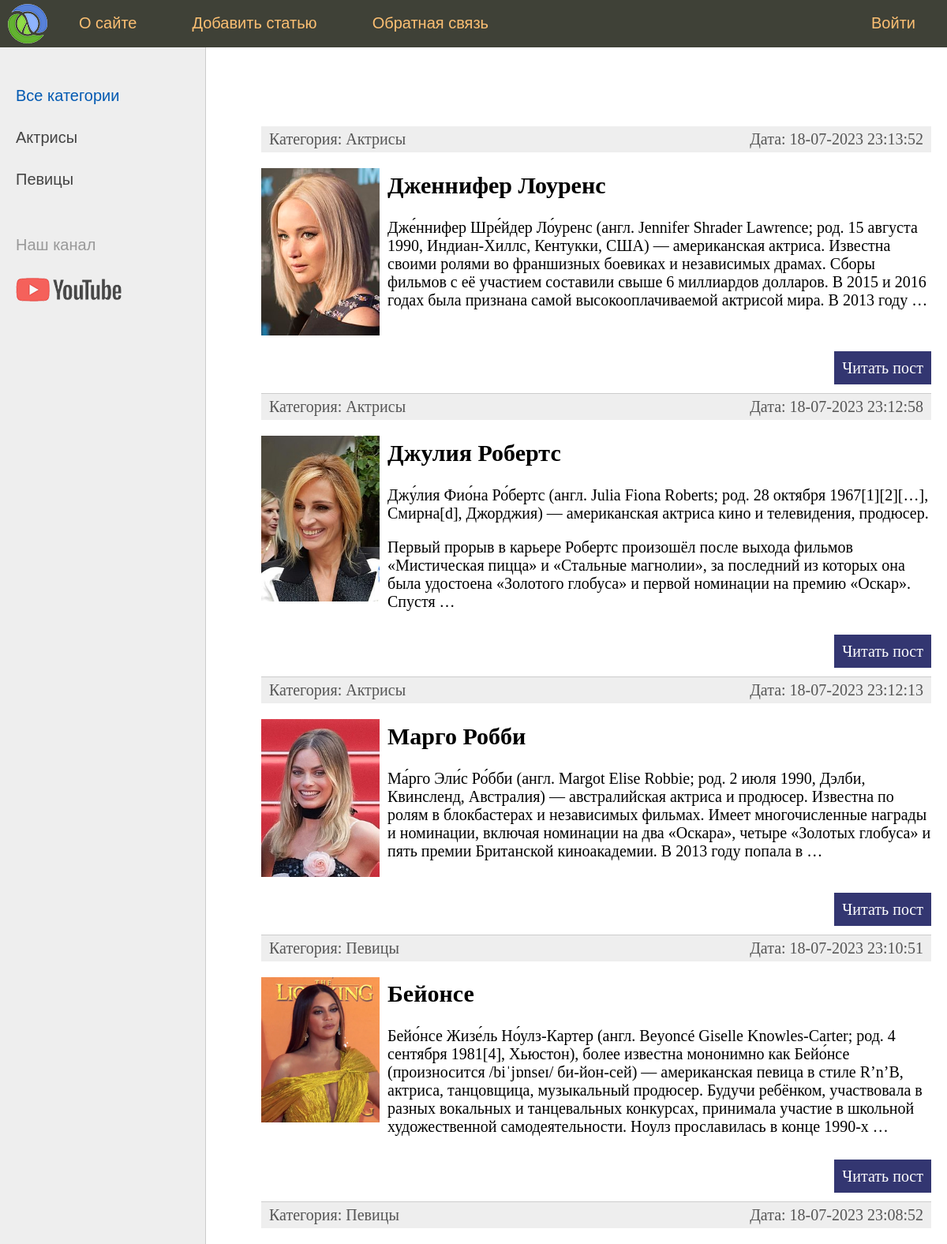
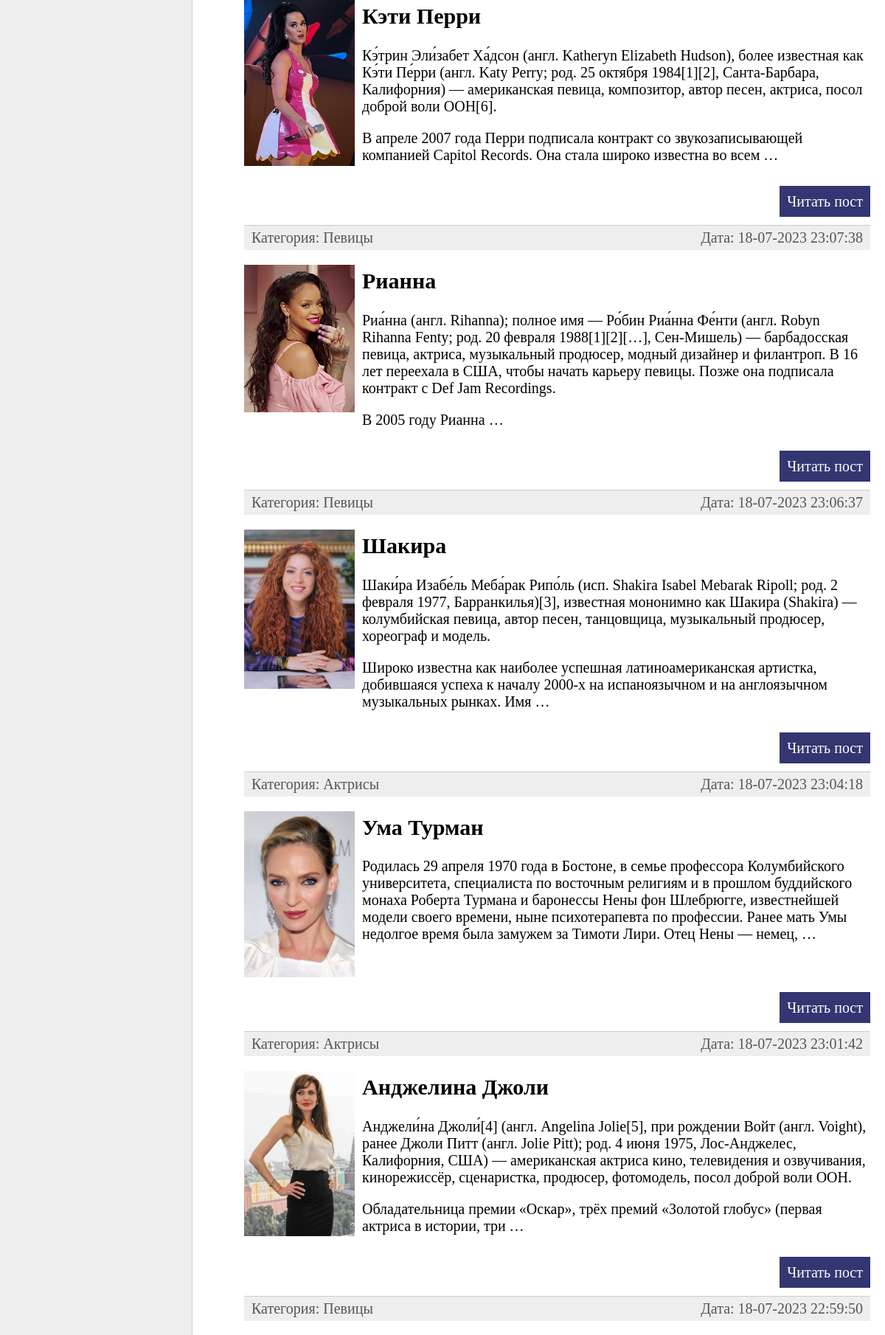
The page / (upper part) on the database its author committed (2 pictures, top to bottom).
### women/models.py (models this page shows, shortened)
class Category(models.Model):
    name = models.CharField(max_length=100, db_index=True, verbose_name='Категория')
    slug = models.SlugField(max_length=255, unique=True, db_index=True, verbose_name='URL')
    def __str__(self):
        return self.name
    def get_absolute_url(self):
        return reverse('category', kwargs={'cat_id': self.pk})
    class Meta:
        verbose_name = 'Категорию'
        verbose_name_plural = 'Категории'
        ordering = ['id']

class Women(models.Model):
    title = models.CharField(max_length=255, verbose_name='Заголовок')
    slug = models.SlugField(max_length=255, unique=True, db_index=True, verbose_name='URL')
    content = models.TextField(blank=True, verbose_name='Текст стать')
    photo = models.ImageField(upload_to="photos/%Y/%m%d/", verbose_name='Фото')
    time_create = models.DateTimeField(auto_now_add=True, verbose_name='Время создания')
    time_update = models.DateTimeField(auto_now=True, verbose_name='Временя изменения')
    is_published = models.BooleanField(default=True, verbose_name='Публикация')
    cat = models.ForeignKey('Category', on_delete=models.PROTECT, verbose_name='Категории')
    def get_absolute_url(self):
        return reverse('post', kwargs={'post_slug': self.slug})
    class Meta:
        verbose_name = 'Известные женщины'
        verbose_name_plural = 'Известные женщины'
        ordering = ['-time_create', 'title']

### women/views.py (the view)
# urls.py: path('', index, name='home'),
def index(request):
    posts = Women.objects.all()
    context = {
        'posts': posts,
        'menu': menu,
        'title': 'Главная страница',
        'cat_selected': 0,
    }
    return render(request, 'women/index.html', context=context )

### women/templatetags/women_tags.py (called while the page is built)
@register.inclusion_tag('women/list_categories.html')
def show_categories(sort=None, cat_selected=0):
    if not sort:
        cats = Category.objects.all()
    else:
        cats = Category.objects.order_by(sort)
    return {"cats": cats, "cat_selected": cat_selected}

### women/templates/women/index.html (shortened to what this page needs)
{% extends 'women/base.html' %}
{% block content %}
<ul class="list-articles">
	{% for p in posts %}
		<li><div class="article-panel">
			<p class="first">Категория: {{ p.cat }}</p>
			<p class="last">Дата: {{ p.time_update | date:"d-m-Y H:i:s" }}</p>
</div>
{% if p.photo %}
			<p><img class="img-article-left thumb" src="{{p.photo.url}}"></p>
{% endif %}
			 <h2>{{p.title}}</h2>
	{% autoescape on %}
	{{p.content|linebreaks|truncatewords:50}}
	{% endautoescape %}
			<p class="link-read-post"><a href="{{ p.get_absolute_url }}">Читать пост</a></p>
			</li>
	{% endfor %}
</ul>
{% endblock %}

### women/templates/women/list_categories.html
{% for c in cats %}
	{% if c.pk == cat_selected %}
		<li class="selected">{{c.name}}</li>
	{% else %}
		<li><a href="{{ c.get_absolute_url }}"> {{c.name}}</a></li>
	{% endif %}
{% endfor %}

### women/static/women/css/styles.css (style rules this page uses)
html, body { font-family: 'Arial'; margin: 0; padding: 0; height: 100%; width: 100%; color: #444; }
a { color: #0059b2; text-decoration: none; }
img { max-width: 600px; height: auto; }
img.img-article-left { max-width: 300px; height: auto; float: left; padding: 0 10px 10px 0; }
img.img-article-left.thumb { max-width: 150px; height: auto; }
p.link-read-post { text-align: right; }
p.link-read-post a { padding: 10px; min-width: 100px; background: #333671; color: #fff; text-decoration: none; }
div.article-panel { background: #eee; padding: 5px 10px 5px 10px; box-sizing: border-box; overflow: hidden; color: #555; }
div.article-panel p.first { margin: 0; float: left; }
div.article-panel p.last { margin: 0; float: right; }
ul.list-articles { list-style: none; margin: 0; padding: 0; }
ul.list-articles li { border-bottom: 1px solid #ccc; }
.left-chapters ul li { margin: 30px 0 0 0; color: #999; }
.left-chapters ul li a { color: #444; text-decoration: none; }

### rows shown on the page
Category: name "Актрисы"
Category: name "Певицы"
Women: cat "Актрисы", time_update "18-07-2023 23:13:52", photo (picture), title "Дженнифер Лоуренс", content "Дже́ннифер Шре́йдер Ло́уренс (англ. Jennifer Shrader Lawrence; род. 15 августа 1990, Индиан-Хиллс, Кентукки, США) — американская актриса. Известна своими ролями во франшизных боевиках и независимых драмах. Сборы фильмов с её участием составили свыше 6 миллиардов долларов. В 2015 и 2016 годах была признана самой высокооплачиваемой актрисой мира. В 2013 году …"
Women: cat "Актрисы", time_update "18-07-2023 23:12:58", photo (picture), title "Джулия Робертс", content "Джу́лия Фио́на Ро́бертс (англ. Julia Fiona Roberts; род. 28 октября 1967[1][2][…], Смирна[d], Джорджия) — американская актриса кино и телевидения, продюсер. Первый прорыв в карьере Робертс произошёл после выхода фильмов «Мистическая пицца» и «Стальные магнолии», за последний из которых она была удостоена «Золотого глобуса» и первой номинации на премию «Оскар». Спустя …"
Women: cat "Актрисы", time_update "18-07-2023 23:12:13", photo (picture), title "Марго Робби", content "Ма́рго Эли́с Ро́бби (англ. Margot Elise Robbie; род. 2 июля 1990, Дэлби, Квинсленд, Австралия) — австралийская актриса и продюсер. Известна по ролям в блокбастерах и независимых фильмах. Имеет многочисленные награды и номинации, включая номинации на два «Оскара», четыре «Золотых глобуса» и пять премии Британской киноакадемии. В 2013 году попала в …"
Women: cat "Певицы", time_update "18-07-2023 23:10:51", photo (picture), title "Бейонсе", content "Бейо́нсе Жизе́ль Но́улз-Картер (англ. Beyoncé Giselle Knowles-Carter; род. 4 сентября 1981[4], Хьюстон), более известна мононимно как Бейо́нсе (произносится /biˈjɒnseɪ/ би-йон-сей) — американская певица в стиле R’n’B, актриса, танцовщица, музыкальный продюсер. Будучи ребёнком, участвовала в разных вокальных и танцевальных конкурсах, принимала участие в школьной художественной самодеятельности. Ноулз прославилась в конце 1990-х …"
Women: cat "Певицы", time_update "18-07-2023 23:08:52", photo (picture), title "Кэти Перри", content "Кэ́трин Эли́забет Ха́дсон (англ. Katheryn Elizabeth Hudson), более известная как Кэ́ти Пе́рри (англ. Katy Perry; род. 25 октября 1984[1][2], Санта-Барбара, Калифорния) — американская певица, композитор, автор песен, актриса, посол доброй воли ООН[6]. В апреле 2007 года Перри подписала контракт со звукозаписывающей компанией Capitol Records. Она стала широко известна во всем …"
Women: cat "Певицы", time_update "18-07-2023 23:07:38", photo (picture), title "Рианна", content "Риа́нна (англ. Rihanna); полное имя — Ро́бин Риа́нна Фе́нти (англ. Robyn Rihanna Fenty; род. 20 февраля 1988[1][2][…], Сен-Мишель) — барбадосская певица, актриса, музыкальный продюсер, модный дизайнер и филантроп. В 16 лет переехала в США, чтобы начать карьеру певицы. Позже она подписала контракт с Def Jam Recordings. В 2005 году Рианна …"
Women: cat "Певицы", time_update "18-07-2023 23:06:37", photo (picture), title "Шакира", content "Шаки́ра Изабе́ль Меба́рак Рипо́ль (исп. Shakira Isabel Mebarak Ripoll; род. 2 февраля 1977, Барранкилья)[3], известная мононимно как Шакира (Shakira) — колумбийская певица, автор песен, танцовщица, музыкальный продюсер, хореограф и модель. Широко известна как наиболее успешная латиноамериканская артистка, добившаяся успеха к началу 2000-х на испаноязычном и на англоязычном музыкальных рынках. Имя …"
Women: cat "Актрисы", time_update "18-07-2023 23:04:18", photo (picture), title "Ума Турман", content "Родилась 29 апреля 1970 года в Бостоне, в семье профессора Колумбийского университета, специалиста по восточным религиям и в прошлом буддийского монаха Роберта Турмана и баронессы Нены фон Шлебрюгге, известнейшей модели своего времени, ныне психотерапевта по профессии. Ранее мать Умы недолгое время была замужем за Тимоти Лири. Отец Нены — немец, …"
Women: cat "Актрисы", time_update "18-07-2023 23:01:42", photo (picture), title "Анджелина Джоли", content "Анджели́на Джоли́[4] (англ. Angelina Jolie[5], при рождении Войт (англ. Voight), ранее Джоли Питт (англ. Jolie Pitt); род. 4 июня 1975, Лос-Анджелес, Калифорния, США) — американская актриса кино, телевидения и озвучивания, кинорежиссёр, сценаристка, продюсер, фотомодель, посол доброй воли ООН. Обладательница премии «Оскар», трёх премий «Золотой глобус» (первая актриса в истории, три …"
Women: cat "Певицы", time_update "18-07-2023 22:59:50"

### other values the page prints
{{ m.title }} "О сайте" "Добавить статью" "Обратная связь"
{{ m.title }} "Войти"
